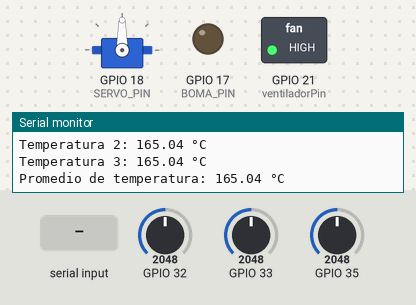
Bench run of a sketch on a simulated ESP32. On the bench: servo, switched loads named in the sketch (green lamp = pin HIGH), output pins drawn as LEDs (lit = HIGH), the last lines printed to the serial monitor. The inputs (shaded band) are chosen by the test bench; at power-on: GPIO 32 = 2048, GPIO 33 = 2048, GPIO 35 = 2048.

Above: at 1.2 s.
1.3 s: "ON\n" received over Serial
At 2.0 s:
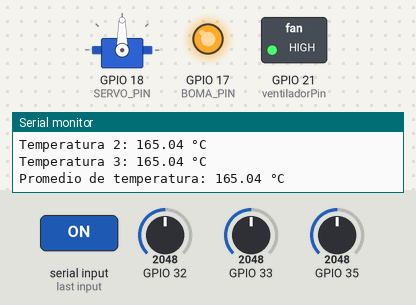
2.8 s: "SERVO_B\n" received over Serial
At 4.07 s:
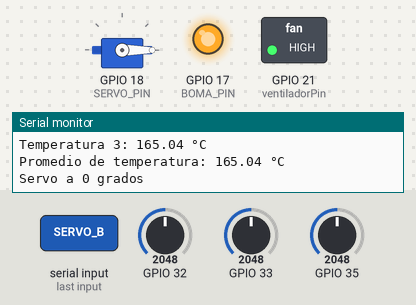
5.7 s: "OFF\n" received over Serial
At 7.1 s:
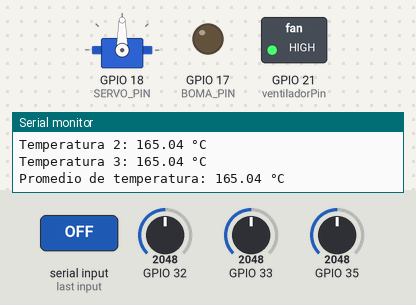
8.0 s: "SERVO_B\n" received over Serial
At 9.31 s:
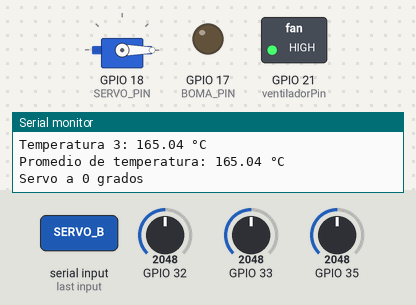
Timing chart, 0 to 11.0 s (numbered marks = the images above; inputs shaded):
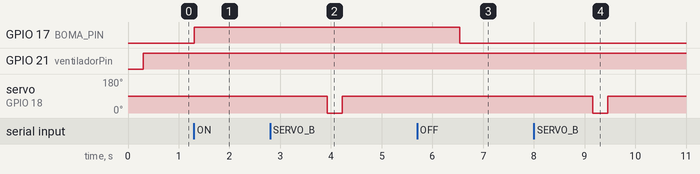

Measured:
- after the input at 1.3 s, GPIO 17 (BOMA_PIN): LOW → HIGH at once
- after the input at 2.8 s, servo on GPIO 18 (SERVO_PIN): 90° → 0° after 1.1 s, → 90° 0.30 s later
- after the input at 5.7 s, GPIO 17 (BOMA_PIN): HIGH → LOW after 0.84 s
- after the input at 8.0 s, servo on GPIO 18 (SERVO_PIN): 90° → 0° after 1.2 s, → 90° 0.30 s later

The sketch:

todoagregado.ino
```cpp
#include <Adafruit_Sensor.h>
#include <DHT.h>
#include <DHT_U.h>
#include <ESP32Servo.h>

// Definición de pines y configuración del DHT y el servo motor
#define BOMA_PIN 17         // Pin de la bomba de agua
#define DHTPIN 15           // Pin de datos del sensor DHT
#define DHTTYPE DHT11       // Cambiar a DHT22 si usas ese sensor
#define SERVO_PIN 18        // Pin del servo motor
DHT dht(DHTPIN, DHTTYPE);
Servo myServo;

// Pines de los sensores LM35 en el ESP32
int sensor1 = 33;  // Primer sensor en GPIO33
int sensor2 = 35;  // Segundo sensor en GPIO35
int sensor3 = 32;  // Tercer sensor en GPIO32

// Pin PWM donde está conectado el ventilador
const int ventiladorPin = 21;

// Número de lecturas para promediar
const int numLecturas = 10;

void setup() {
  // Configuración inicial
  Serial.begin(115200);
  pinMode(BOMA_PIN, OUTPUT);  // Configura el pin de la bomba como salida
  digitalWrite(BOMA_PIN, LOW);  // Apaga la bomba inicialmente
  dht.begin();  // Inicializa el sensor DHT
  myServo.attach(SERVO_PIN);  // Conecta el servo

  // Configuración del pin del ventilador como salida
  pinMode(ventiladorPin, OUTPUT);
  Serial.println("Sistema iniciado. Esperando comandos...");
}

void loop() {
  // Procesamiento de comandos seriales
  if (Serial.available() > 0) {
    String comando = Serial.readStringUntil('\n');  // Lee el comando hasta un salto de línea

    // Comandos para la bomba
    if (comando == "ON") {
      digitalWrite(BOMA_PIN, HIGH);  // Enciende la bomba
      Serial.println("Bomba encendida");
    }
    else if (comando == "OFF") {
      digitalWrite(BOMA_PIN, LOW);   // Apaga la bomba
      Serial.println("Bomba apagada");
    }

    // Comandos para el servo
    else if (comando == "SERVO_A") {
      myServo.write(90);  // Mueve el servo a 90 grados
      Serial.println("Servo a 90 grados");
    }
    else if (comando == "SERVO_B") {
      myServo.write(0);   // Mueve el servo a 0 grados
      Serial.println("Servo a 0 grados");
    }

    // Comando para leer el sensor DHT
    else if (comando == "READ_SENSOR") {
      float humidity = dht.readHumidity();
      float temperature = dht.readTemperature();

      if (isnan(humidity) || isnan(temperature)) {
        Serial.println("Error al leer el sensor DHT11!");
      } else {
        Serial.print("HUMEDAD:");
        Serial.print(humidity);
        Serial.print(" ");
        Serial.print("TEMP:");
        Serial.println(temperature);
      }
    }
  }

  // Leer cada sensor LM35 y calcular el promedio de las lecturas
  float temp1 = leerTemperaturaPromedio(sensor1);
  float temp2 = leerTemperaturaPromedio(sensor2);
  float temp3 = leerTemperaturaPromedio(sensor3);

  // Calcular el promedio de las tres temperaturas
  float promedio = (temp1 + temp2 + temp3) / 3.0;

  // Control del ventilador según el promedio de temperatura
  if (promedio >= 30.0) {
    analogWrite(ventiladorPin, 255); // Máxima velocidad
  } else if (promedio < 20.0) {
    analogWrite(ventiladorPin, 25); // Velocidad reducida
  }

  // Mover el servo motor según el promedio de temperatura
  if (promedio >= 30.0) {
    myServo.write(90);  // Gira a 90 grados a favor de las manecillas del reloj
  } else if (promedio < 19.0) {
    myServo.write(-90); // Gira -90 grados (en contra de las manecillas del reloj)
  }

  // Imprimir las temperaturas y el promedio en el monitor serial
  Serial.print("Temperatura 1: ");
  Serial.print(temp1);
  Serial.println(" °C");

  Serial.print("Temperatura 2: ");
  Serial.print(temp2);
  Serial.println(" °C");

  Serial.print("Temperatura 3: ");
  Serial.print(temp3);
  Serial.println(" °C");

  Serial.print("Promedio de temperatura: ");
  Serial.print(promedio);
  Serial.println(" °C");

  delay(1000);  // Esperar 1 segundo antes de tomar una nueva lectura
}

// Función que convierte la lectura analógica a temperatura en grados Celsius,
// con promediado para mejorar la precisión
float leerTemperaturaPromedio(int pin) {
  float suma = 0;

  // Realiza varias lecturas y acumula el resultado
  for (int i = 0; i < numLecturas; i++) {
    int lectura = analogRead(pin);             // Lee el pin analógico
    float voltaje = lectura * (3.3 / 4095.0);  // Convierte la lectura en voltaje (3.3V en lugar de 5V)
    float temperatura = voltaje * 100;         // Convierte el voltaje a grados Celsius
    suma += temperatura;
    delay(10);  // Espera un corto tiempo entre lecturas para evitar ruido
  }

  // Calcula el promedio de las lecturas
  return suma / numLecturas;
}
```
